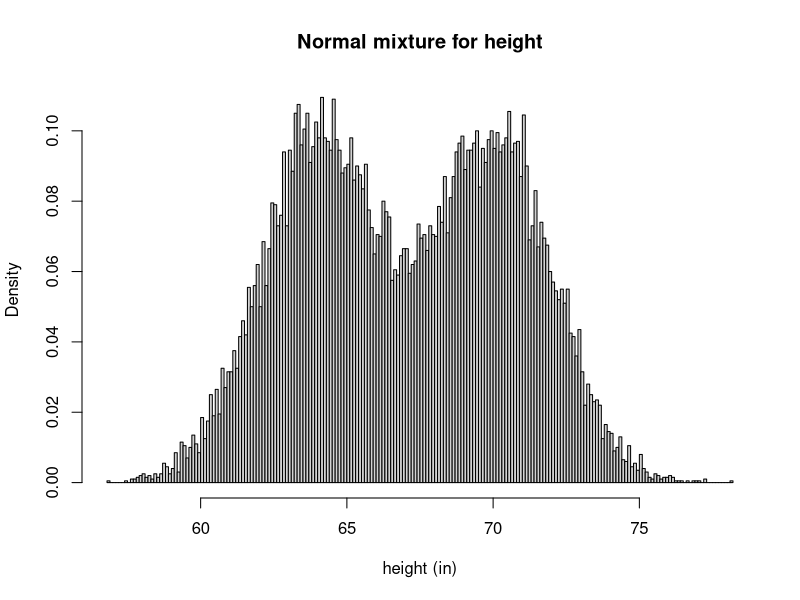
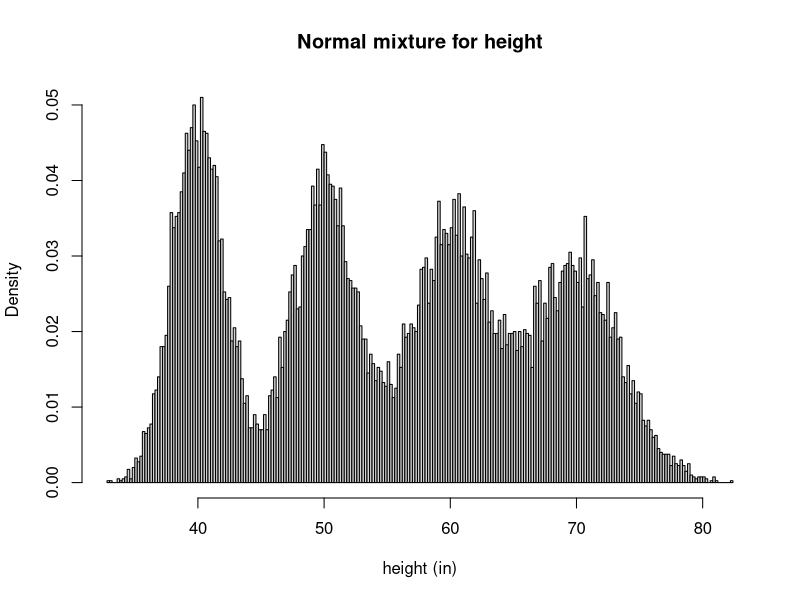
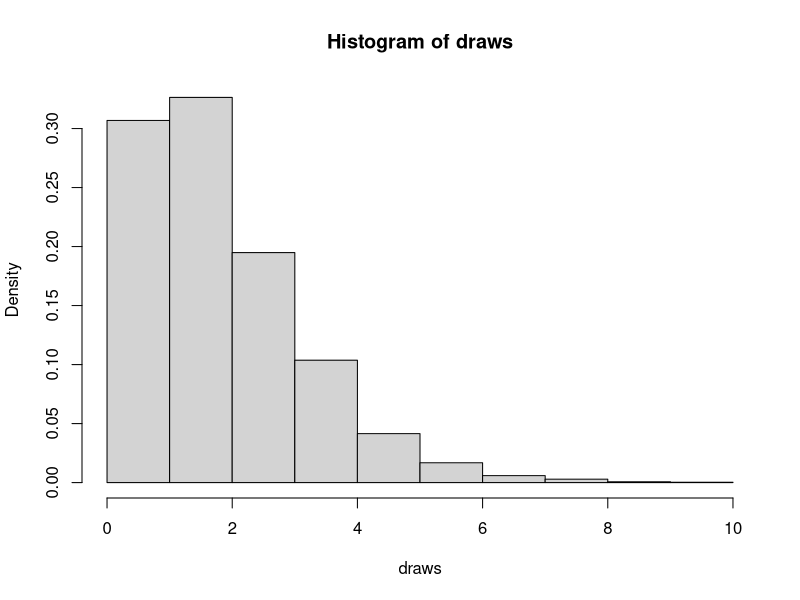

Source code (R) for these figures, in order:
# Simulate mixture: height for males and females

n <- 20000
gender <- sample(c("M", "F"), size=n, replace=TRUE)
draws <- rep(NA, length=n)
for(i in 1:n){
if(gender[i]=="F"){
draws[i] <- rnorm(1, mean=64, sd=2)	
}
if(gender[i]=="M"){
draws[i] <- rnorm(1, mean=70, sd=2)	
}		
}
hist(draws, breaks=200, prob=TRUE, main="Normal mixture for height", xlab="height (in)")

# Plot density estimate:  plot(density(draws), "Normal mixture for height", xlab="height (in)")

#######################################

# Mixture of 4 normals
n <- 20000
outcome <- sample(1:4, size=n, replace=TRUE)
draws <- rep(NA, length=n)
mu <- c(40, 50, 60, 70)
sigma <- c(2, 2.5, 3, 3.5)

for(i in 1:n){
draws[i] <- rnorm(1, mean=mu[outcome[i]], sd=sigma[outcome[i]] )	
}
hist(draws, breaks=200, prob=TRUE, main="Normal mixture for height", xlab="height (in)")


##########################################

# Poisson-Gamma mixture (see textbook Sec 3.5)
n = 10000
r <- 4 
beta <- 3
draws <- rep(NA, length=n)
lambda <- rgamma(n, r, beta)
for(i in 1:n){
draws[i] <- rpois(1, lambda[i])
}
hist(draws, breaks=0:max(draws), prob=TRUE, right=FALSE)
table(draws)

# Compare sample and theoretical probabilities 

#sample proportions
p.sample <- table(draws)/n  
# theorical probabilities from Negative Binomal 
p.nbinom <- round(dnbinom(0:max(draws), r, beta / (1 + beta)), digits=3) 
# calculate SE
se <- sqrt(p.nbinom * (1-p.nbinom) / n) 
# combine these results
results <- rbind(p.sample, p.nbinom, se)
# Round the results
round(results, digits=4)
